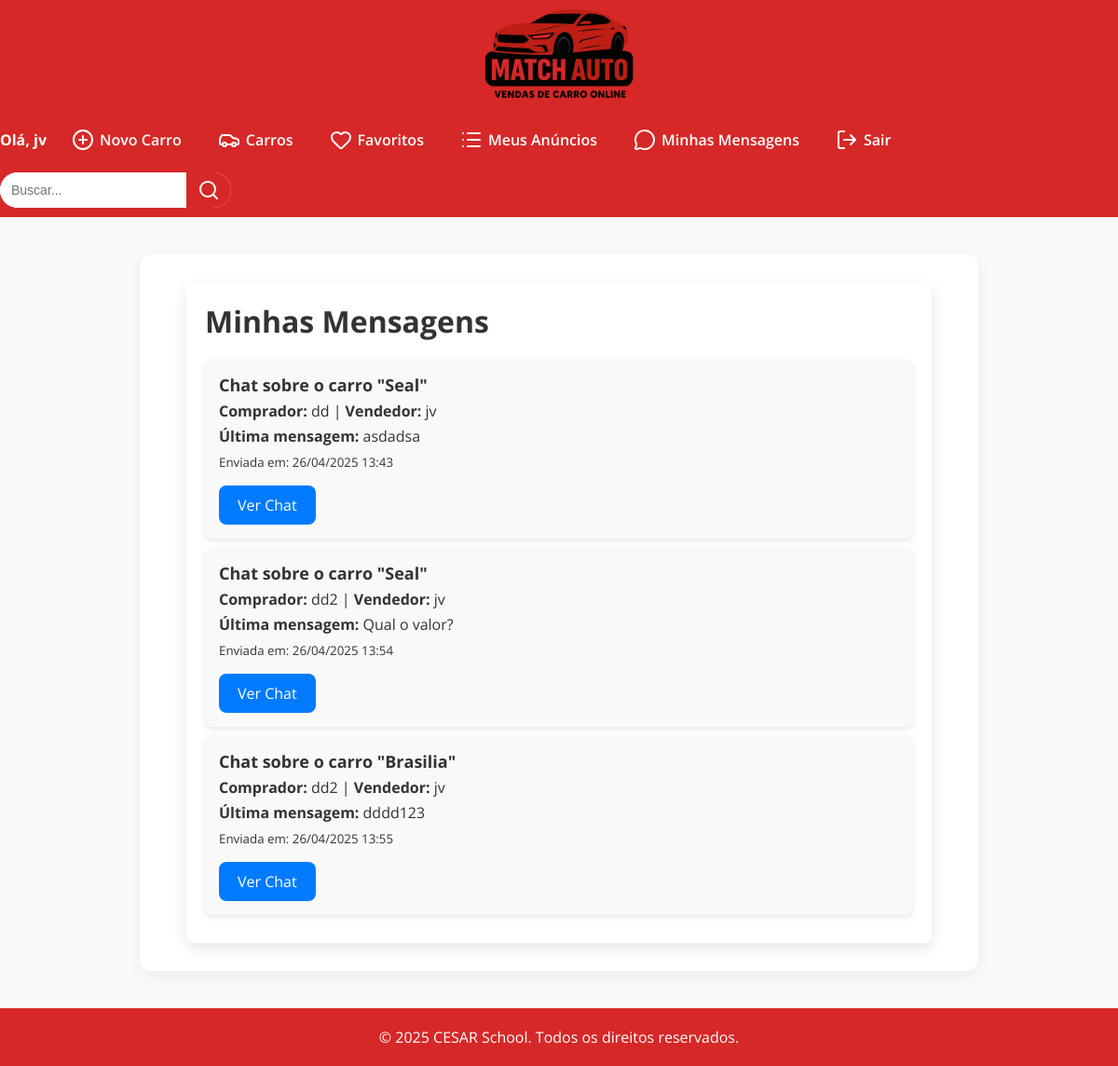
Before: /interacoes/mensagens/ (signed in) with the older database file.
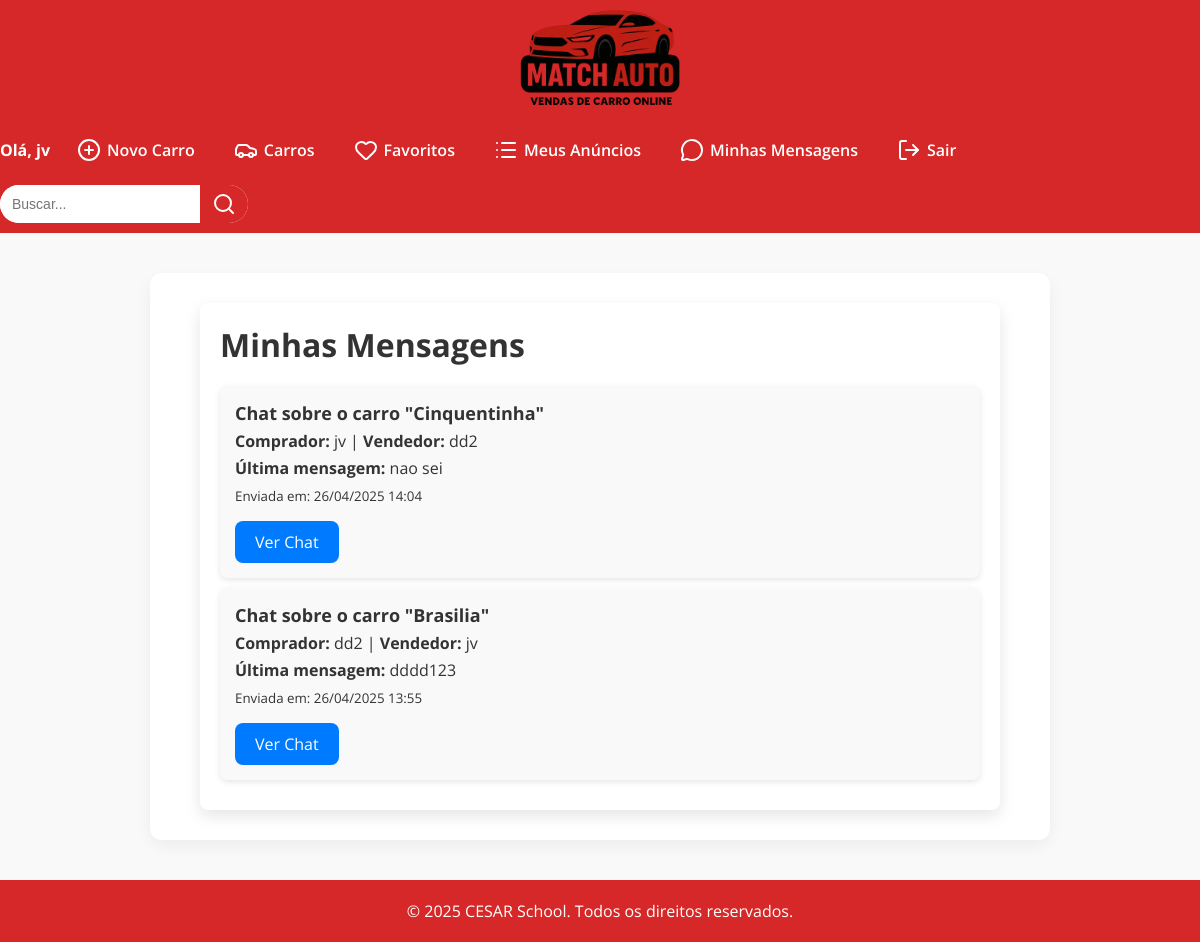
After: the same page with the newer database file.
### interacoes/models.py (models this page shows, shortened)
class Chat(models.Model):
    car = models.ForeignKey(Car, related_name='chats', on_delete=models.CASCADE)
    comprador = models.ForeignKey(User, related_name='comprador_chats', on_delete=models.CASCADE)
    vendedor = models.ForeignKey(User, related_name='vendedor_chats', on_delete=models.CASCADE)
    created_at = models.DateTimeField(auto_now_add=True)

class Message(models.Model):
    chat = models.ForeignKey(Chat, related_name='messages', on_delete=models.CASCADE)
    sender = models.ForeignKey(User, related_name='messages_sent', on_delete=models.CASCADE)
    text = models.TextField()
    created_at = models.DateTimeField(auto_now_add=True)

### cars/models.py (models this page shows, shortened)
class Car(models.Model):
    id = models.AutoField(primary_key=True)
    model = models.CharField(max_length=200)
    brand = models.ForeignKey(Brand, on_delete=models.PROTECT, related_name='car_brand')
    factory_year = models.IntegerField(blank = True, null = True)
    model_year = models.IntegerField(blank = True, null = True)
    km = models.IntegerField(blank = True, null = True)
    value = models.FloatField(blank = True, null = True)
    photo = models.ImageField(upload_to='cars/', blank = True, null = True)
    favoritos = models.ManyToManyField(User, related_name='carros_favoritos', blank=True)
    usuario = models.ForeignKey(User, on_delete=models.CASCADE)
    rating = models.DecimalField(max_digits=2, decimal_places=1, default=0)

### interacoes/views.py (the view)
# urls.py: path("mensagens/", views.minhas_mensagens, name="minhas_mensagens"),
@login_required
def minhas_mensagens(request):
    chats = Chat.objects.filter(comprador=request.user) | Chat.objects.filter(vendedor=request.user)
    chats_com_mensagens = []
    for chat in chats:
        last_message = chat.messages.order_by('-created_at').first()  # Obtem a última mensagem
        chats_com_mensagens.append({
            'chat': chat,
            'last_message': last_message
        })
    return render(request, 'minhas_mensagens.html', {'chats_com_mensagens': chats_com_mensagens})

### interacoes/templates/minhas_mensagens.html (shortened to what this page needs)
{% extends 'base.html' %}
{% block content %}
  <div class="mensagens-container">
    <h1>Minhas Mensagens</h1>
    {% if chats_com_mensagens %}
      <div class="chats-list">
        {% for chat_item in chats_com_mensagens %}
          <div class="chat-item">
            <h3>Chat sobre o carro "{{ chat_item.chat.car.model }}"</h3>
            <p><strong>Comprador:</strong> {{ chat_item.chat.comprador.username }} |
               <strong>Vendedor:</strong> {{ chat_item.chat.vendedor.username }}</p>
            <p><strong>Última mensagem:</strong> {{ chat_item.last_message.text }}</p>
            <p><small>Enviada em: {{ chat_item.last_message.created_at|date:"d/m/Y H:i" }}</small></p>
            <a href="{% url 'chat_detail' chat_item.chat.id %}" class="btn-chat">Ver Chat</a>
          </div>
        {% endfor %}
      </div>
    {% else %}
      <p>Você não tem chats.</p>
    {% endif %}
  </div>
{% endblock %}

Changed rows visible on the page:
removed Chat: chat.car.model "Seal", chat.comprador.username "dd", chat.vendedor.username "jv", last_message.text "asdadsa", last_message.created_at "26/04/2025 13:43"
removed Chat: chat.car.model "Seal", chat.comprador.username "dd2", chat.vendedor.username "jv", last_message.text "Qual o valor?", last_message.created_at "26/04/2025 13:54"
added Chat: chat.car.model "Cinquentinha", chat.comprador.username "jv", chat.vendedor.username "dd2", last_message.text "nao sei", last_message.created_at "26/04/2025 14:04"
